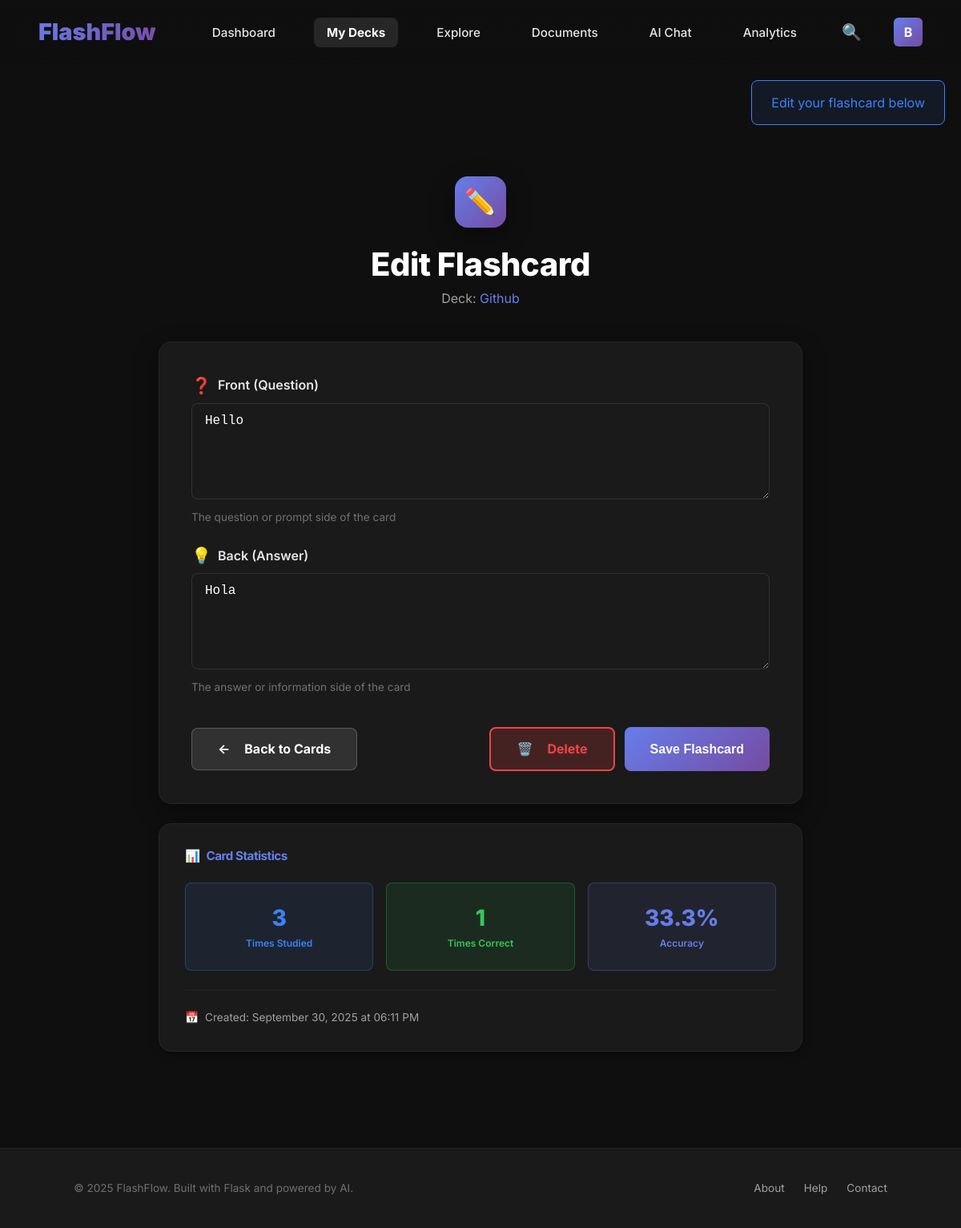
Page /decks/2/cards/2/edit (signed in) on the committed database.
### app/models/user.py (models this page shows, shortened)
class User(UserMixin, BaseModel):
    __tablename__ = 'users'
    username = db.Column(db.String(80), unique=True, nullable=False)
    email = db.Column(db.String(120), unique=True, nullable=False)
    password_hash = db.Column(db.String(255), nullable=False)
    is_active = db.Column(db.Boolean, default=True, nullable=False)
    ai_enabled = db.Column(db.Boolean, default=True, nullable=False)  # Changed default to True
    ai_provider = db.Column(db.String(20), default='gemini', nullable=True)
    decks = db.relationship('Deck', backref='owner', lazy=True, cascade='all, delete-orphan')

### app/models/deck.py (models this page shows, shortened)
class Deck(BaseModel):
    __tablename__ = 'decks'
    name = db.Column(db.String(100), nullable=False)
    description = db.Column(db.Text)
    is_public = db.Column(db.Boolean, default=False, nullable=False)
    user_id = db.Column(db.Integer, db.ForeignKey('users.id'), nullable=False)
    flashcards = db.relationship('Flashcard', backref='deck', lazy=True, cascade='all, delete-orphan')
    mc_cards = db.relationship('MCCard', backref='deck', lazy=True, cascade='all, delete-orphan')  # NEW

### app/models/flashcard.py (models this page shows, shortened)
class Flashcard(BaseModel):
    __tablename__ = 'flashcards'
    front_text = db.Column(db.Text, nullable=False)
    back_text = db.Column(db.Text, nullable=False)
    difficulty = db.Column(db.Integer, default=1)  # 1-5 difficulty scale (legacy)
    times_studied = db.Column(db.Integer, default=0)
    times_correct = db.Column(db.Integer, default=0)
    ease_factor = db.Column(db.Float, default=2.5)  # How "easy" card is (1.3-3.0)
    interval = db.Column(db.Integer, default=0)  # Days until next review
    repetitions = db.Column(db.Integer, default=0)  # Consecutive correct answers
    next_review_date = db.Column(db.DateTime, default=lambda: datetime.utcnow())
    last_reviewed = db.Column(db.DateTime, nullable=True)
    learning_state = db.Column(db.String(20), default='new')  # new/learning/review/mastered
    ai_generated = db.Column(db.Boolean, default=False, nullable=False)
    generation_prompt = db.Column(db.Text, nullable=True)  # Store the prompt that generated this card
    ai_provider = db.Column(db.String(20), nullable=True)  # Which AI generated it (gemini, openai, etc.)
    deck_id = db.Column(db.Integer, db.ForeignKey('decks.id'), nullable=False)
    @property
    def front(self):
        return self.front_text
    @property
    def back(self):
        return self.back_text

### app/views/decks.py (the view)
@decks_bp.route('/<int:deck_id>/cards/<int:card_id>/edit', methods=['GET', 'POST'])
@login_required
def edit_card(deck_id, card_id):
    deck = Deck.query.filter_by(id=deck_id, user_id=current_user.id).first_or_404()
    card = Flashcard.query.filter_by(id=card_id, deck_id=deck.id).first_or_404()
    form = FlashcardForm()
    if form.validate_on_submit():
        StudyService.update_flashcard(
            card,
            front_text=form.front_text.data,
            back_text=form.back_text.data
        )
        flash('Flashcard updated successfully!', 'success')
        return redirect(url_for('decks.view', id=deck.id))
    elif request.method == 'GET':
        form.front_text.data = card.front
        form.back_text.data = card.back
    return render_template(
        'decks/edit_card.html',
        title='Edit Flashcard',
        deck=deck,
        card=card,
        form=form
    )

### app/templates/decks/edit_card.html (shortened to what this page needs)
{% extends "base.html" %}
{% block content %}
<div style="padding-top: calc(var(--navbar-height) + var(--space-2xl)); padding-bottom: var(--space-2xl); min-height: 100vh;">
    <div class="container" style="max-width: 900px;">
        <div style="text-align: center; margin-bottom: var(--space-xl);">
            <div style="display: inline-flex; align-items: center; justify-content: center; width: 64px; height: 64px; background: var(--gradient-primary); border-radius: var(--radius-xl); margin-bottom: var(--space-md); box-shadow: var(--shadow-lg);">
                <span style="font-size: 32px;">✏️</span>
            </div>
            <h1 style="font-size: var(--font-size-3xl); font-weight: var(--font-weight-extrabold); margin-bottom: 8px; display: flex; align-items: center; justify-content: center; gap: 12px; flex-wrap: wrap;">
                Edit Flashcard
            </h1>
            <p style="color: var(--color-text-tertiary); font-size: var(--font-size-md);">
                Deck: <a href="{{ url_for('decks.view', id=deck.id) }}" style="color: var(--color-primary); text-decoration: none;">{{ deck.name }}</a>
            </p>
        </div>
        <div style="display: grid; grid-template-columns: 1fr; gap: var(--space-md);">
            <div style="background: var(--color-bg-secondary); border: 1px solid var(--color-border-light); border-radius: var(--radius-xl); padding: var(--space-xl); box-shadow: var(--shadow-lg);">
                <form method="POST">
                    <div class="form-group">
                        <label for="{{ form.front_text.id }}" class="form-label" style="display: flex; align-items: center; gap: 8px;">
                            <span style="font-size: 20px;">❓</span>
                            {{ form.front_text.label.text }}
                        </label>
                        {{ form.front_text(class="form-textarea" + (" error" if form.front_text.errors else ""), rows=4, style="font-size: var(--font-size-md);") }}
                        <div class="form-help">The question or prompt side of the card</div>
                    </div>
                    <div class="form-group">
                        <label for="{{ form.back_text.id }}" class="form-label" style="display: flex; align-items: center; gap: 8px;">
                            <span style="font-size: 20px;">💡</span>
                            {{ form.back_text.label.text }}
                        </label>
                        {{ form.back_text(class="form-textarea" + (" error" if form.back_text.errors else ""), rows=4, style="font-size: var(--font-size-md);") }}
                        <div class="form-help">The answer or information side of the card</div>
                    </div>
                    <div style="display: flex; justify-content: space-between; align-items: center; margin-top: var(--space-xl); gap: 12px; flex-wrap: wrap;">
                        <a href="{{ url_for('decks.cards', deck_id=deck.id) }}" class="btn btn-secondary">
                            <span style="margin-right: 8px;">←</span>Back to Cards
                        </a>
                        <div style="display: flex; gap: 12px;">
                            <a href="{{ url_for('decks.delete_card', deck_id=deck.id, card_id=card.id) }}"
                               class="btn"
                               style="background: rgba(239, 68, 68, 0.2); border: 2px solid var(--color-danger); color: var(--color-danger);"
                               onclick="return confirmDelete(event)">
                                <span style="margin-right: 8px;">🗑️</span>Delete
                            </a>
                            {{ form.submit(class="btn btn-primary") }}
                        </div>
                    </div>
                </form>
            </div>
            <div style="background: var(--color-bg-secondary); border: 1px solid var(--color-border-light); border-radius: var(--radius-xl); padding: var(--space-lg); box-shadow: var(--shadow-md);">
                <h6 style="font-weight: var(--font-weight-bold); margin-bottom: var(--space-md); display: flex; align-items: center; gap: 8px; color: var(--color-primary);">
                    <span>📊</span> Card Statistics
                </h6>
                <div style="display: grid; grid-template-columns: repeat(auto-fit, minmax(140px, 1fr)); gap: var(--space-sm);">
                    <div style="background: rgba(59, 130, 246, 0.1); border: 1px solid rgba(59, 130, 246, 0.3); border-radius: var(--radius-md); padding: var(--space-md); text-align: center;">
                        <div style="font-size: var(--font-size-xl); font-weight: var(--font-weight-extrabold); color: var(--color-info); margin-bottom: 4px;">
                            {{ card.times_studied }}
                        </div>
                        <div style="font-size: var(--font-size-xs); color: var(--color-info); font-weight: var(--font-weight-semibold);">Times Studied</div>
                    </div>
                    <div style="background: rgba(52, 199, 89, 0.1); border: 1px solid rgba(52, 199, 89, 0.3); border-radius: var(--radius-md); padding: var(--space-md); text-align: center;">
                        <div style="font-size: var(--font-size-xl); font-weight: var(--font-weight-extrabold); color: var(--color-success); margin-bottom: 4px;">
                            {{ card.times_correct }}
                        </div>
                        <div style="font-size: var(--font-size-xs); color: var(--color-success); font-weight: var(--font-weight-semibold);">Times Correct</div>
                    </div>
                    {% if card.times_studied > 0 %}
                    <div style="background: rgba(102, 126, 234, 0.1); border: 1px solid var(--color-border-primary); border-radius: var(--radius-md); padding: var(--space-md); text-align: center;">
                        <div style="font-size: var(--font-size-xl); font-weight: var(--font-weight-extrabold); color: var(--color-primary); margin-bottom: 4px;">
                            {{ ((card.times_correct / card.times_studied) * 100)|round(1) }}%
                        </div>
                        <div style="font-size: var(--font-size-xs); color: var(--color-primary); font-weight: var(--font-weight-semibold);">Accuracy</div>
                    </div>
                    {% endif %}
                </div>
                <div style="margin-top: var(--space-md); padding-top: var(--space-md); border-top: 1px solid var(--color-border-light);">
                    <div style="font-size: var(--font-size-sm); color: var(--color-text-tertiary); display: flex; align-items: center; gap: 8px;">
                        <span>📅</span>
                        <span>Created: {{ card.created_at.strftime('%B %d, %Y at %I:%M %p') if card.created_at else 'Unknown' }}</span>
                    </div>
                </div>
            </div>
        </div>
    </div>
</div>
{% endblock %}

### app/templates/base.html (shortened to what this page needs)
<!DOCTYPE html>
<html lang="en">
<head>
    <link href="https://cdn.jsdelivr.net/npm/bootstrap@5.3.0/dist/css/bootstrap-grid.min.css" rel="stylesheet">
    <link rel="stylesheet" href="https://cdn.jsdelivr.net/npm/bootstrap-icons@1.10.0/font/bootstrap-icons.css">
    <link rel="stylesheet" href="{{ url_for('static', filename='css/base.css') }}">
    <link rel="stylesheet" href="{{ url_for('static', filename='css/components.css') }}">
    <link rel="stylesheet" href="{{ url_for('static', filename='css/layouts.css') }}">
    <link rel="stylesheet" href="{{ url_for('static', filename='css/utilities.css') }}">
</head>
<body>
    <nav class="navbar">
        <div class="logo">
            <a href="{{ url_for('main.index') }}" style="text-decoration: none; color: inherit;">
                FlashFlow
            </a>
        </div>
        <div class="nav-links" id="navLinks">
            {% if current_user.is_authenticated %}
                <a href="{{ url_for('main.dashboard') }}"
                   class="nav-link {% if request.endpoint == 'main.dashboard' %}active{% endif %}">
                    Dashboard
                </a>
                <a href="{{ url_for('decks.index') }}"
                   class="nav-link {% if request.endpoint and 'decks' in request.endpoint %}active{% endif %}">
                    My Decks
                </a>
                <a href="{{ url_for('decks.public') }}"
                   class="nav-link {% if request.endpoint == 'decks.public' %}active{% endif %}">
                    Explore
                </a>
                <a href="{{ url_for('documents.library') }}"
                   class="nav-link {% if request.endpoint and 'documents' in request.endpoint %}active{% endif %}"
                   title="My Documents">
                    Documents
                </a>
                <a href="{{ url_for('chat.index') }}"
                   class="nav-link {% if request.endpoint and 'chat' in request.endpoint %}active{% endif %}"
                   title="AI Chat">
                    AI Chat
                </a>
                <a href="{{ url_for('mc_metrics.dashboard') }}"
                   class="nav-link {% if request.endpoint and 'mc_metrics' in request.endpoint %}active{% endif %}"
                   title="Metrics">
                    Analytics
                </a>
                <div class="search-container">
                    <span class="search-icon" title="Search decks">🔍</span>
                </div>
                <a href="{{ url_for('auth.profile') }}" class="profile-icon" title="{{ current_user.username }}">
                    {{ current_user.username[0].upper() }}
                </a>
            {% endif %}
        </div>
    </nav>
    <main class="main-content">
        {% block content %}{% endblock %}
    </main>
    <footer class="footer">
        <div class="container">
            <div class="footer-content">
                <div class="footer-text">
                    &copy; 2025 FlashFlow. Built with Flask and powered by AI.
                </div>
                <div class="footer-links">
                    <a href="{{ url_for('main.about') }}" class="footer-link">About</a>
                    <a href="{{ url_for('main.help') }}" class="footer-link">Help</a>
                    <a href="#" class="footer-link">Contact</a>
                </div>
            </div>
        </div>
    </footer>
</body>
</html>

### rows in the picture
User: username "B"
Deck: name "Github"
Flashcard: front_text "Hello", back_text "Hola", times_studied "3", times_correct "1", ((card.times_correct/card.times_studied)*100)|round(1) "33.3", created_at "September 30, 2025 at 06:11 PM"
